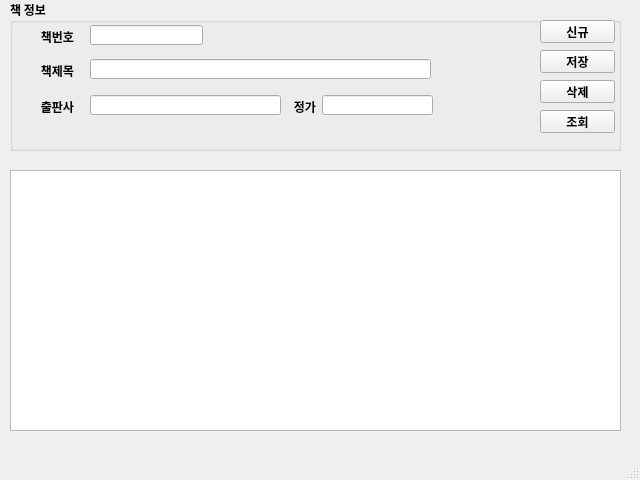
<?xml version="1.0" encoding="UTF-8"?>
<ui version="4.0">
 <class>MainWindow</class>
 <widget class="QMainWindow" name="MainWindow">
  <property name="geometry">
   <rect>
    <x>0</x>
    <y>0</y>
    <width>640</width>
    <height>480</height>
   </rect>
  </property>
  <property name="maximumSize">
   <size>
    <width>640</width>
    <height>480</height>
   </size>
  </property>
  <property name="font">
   <font>
    <family>나눔고딕</family>
    <weight>75</weight>
    <bold>true</bold>
   </font>
  </property>
  <property name="windowTitle">
   <string>마당 도서관리 V1.0</string>
  </property>
  <widget class="QWidget" name="centralwidget">
   <widget class="QGroupBox" name="groupBox">
    <property name="geometry">
     <rect>
      <x>10</x>
      <y>0</y>
      <width>611</width>
      <height>151</height>
     </rect>
    </property>
    <property name="title">
     <string>책 정보</string>
    </property>
    <widget class="QLineEdit" name="txtBookId">
     <property name="geometry">
      <rect>
       <x>80</x>
       <y>25</y>
       <width>113</width>
       <height>20</height>
      </rect>
     </property>
    </widget>
    <widget class="QLabel" name="label">
     <property name="geometry">
      <rect>
       <x>8</x>
       <y>31</y>
       <width>56</width>
       <height>12</height>
      </rect>
     </property>
     <property name="text">
      <string>책번호</string>
     </property>
     <property name="alignment">
      <set>Qt::AlignRight|Qt::AlignTrailing|Qt::AlignVCenter</set>
     </property>
    </widget>
    <widget class="QLineEdit" name="txtBookName">
     <property name="geometry">
      <rect>
       <x>80</x>
       <y>59</y>
       <width>341</width>
       <height>20</height>
      </rect>
     </property>
    </widget>
    <widget class="QLabel" name="label_2">
     <property name="geometry">
      <rect>
       <x>8</x>
       <y>65</y>
       <width>56</width>
       <height>12</height>
      </rect>
     </property>
     <property name="text">
      <string>책제목</string>
     </property>
     <property name="alignment">
      <set>Qt::AlignRight|Qt::AlignTrailing|Qt::AlignVCenter</set>
     </property>
    </widget>
    <widget class="QLineEdit" name="txtPrice">
     <property name="geometry">
      <rect>
       <x>312</x>
       <y>95</y>
       <width>111</width>
       <height>20</height>
      </rect>
     </property>
    </widget>
    <widget class="QLineEdit" name="txtPublisher">
     <property name="geometry">
      <rect>
       <x>80</x>
       <y>95</y>
       <width>191</width>
       <height>20</height>
      </rect>
     </property>
    </widget>
    <widget class="QLabel" name="label_3">
     <property name="geometry">
      <rect>
       <x>275</x>
       <y>97</y>
       <width>31</width>
       <height>20</height>
      </rect>
     </property>
     <property name="text">
      <string>정가</string>
     </property>
     <property name="alignment">
      <set>Qt::AlignRight|Qt::AlignTrailing|Qt::AlignVCenter</set>
     </property>
    </widget>
    <widget class="QLabel" name="label_4">
     <property name="geometry">
      <rect>
       <x>8</x>
       <y>101</y>
       <width>56</width>
       <height>12</height>
      </rect>
     </property>
     <property name="text">
      <string>출판사</string>
     </property>
     <property name="alignment">
      <set>Qt::AlignRight|Qt::AlignTrailing|Qt::AlignVCenter</set>
     </property>
    </widget>
    <widget class="QPushButton" name="btnNew">
     <property name="geometry">
      <rect>
       <x>530</x>
       <y>20</y>
       <width>75</width>
       <height>23</height>
      </rect>
     </property>
     <property name="text">
      <string>신규</string>
     </property>
    </widget>
    <widget class="QPushButton" name="btnSave">
     <property name="geometry">
      <rect>
       <x>530</x>
       <y>50</y>
       <width>75</width>
       <height>23</height>
      </rect>
     </property>
     <property name="text">
      <string>저장</string>
     </property>
    </widget>
    <widget class="QPushButton" name="btnDel">
     <property name="geometry">
      <rect>
       <x>530</x>
       <y>80</y>
       <width>75</width>
       <height>23</height>
      </rect>
     </property>
     <property name="text">
      <string>삭제</string>
     </property>
    </widget>
    <widget class="QPushButton" name="btnReload">
     <property name="geometry">
      <rect>
       <x>530</x>
       <y>110</y>
       <width>75</width>
       <height>23</height>
      </rect>
     </property>
     <property name="text">
      <string>조회</string>
     </property>
    </widget>
   </widget>
   <widget class="QTableWidget" name="tblBooks">
    <property name="geometry">
     <rect>
      <x>10</x>
      <y>170</y>
      <width>611</width>
      <height>261</height>
     </rect>
    </property>
   </widget>
  </widget>
  <widget class="QMenuBar" name="menubar">
   <property name="geometry">
    <rect>
     <x>0</x>
     <y>0</y>
     <width>640</width>
     <height>21</height>
    </rect>
   </property>
  </widget>
  <widget class="QStatusBar" name="statusbar"/>
 </widget>
 <tabstops>
  <tabstop>txtBookId</tabstop>
  <tabstop>txtBookName</tabstop>
  <tabstop>txtPublisher</tabstop>
  <tabstop>txtPrice</tabstop>
  <tabstop>btnNew</tabstop>
  <tabstop>btnSave</tabstop>
  <tabstop>btnDel</tabstop>
  <tabstop>btnReload</tabstop>
  <tabstop>tblBooks</tabstop>
 </tabstops>
 <resources/>
 <connections/>
</ui>
